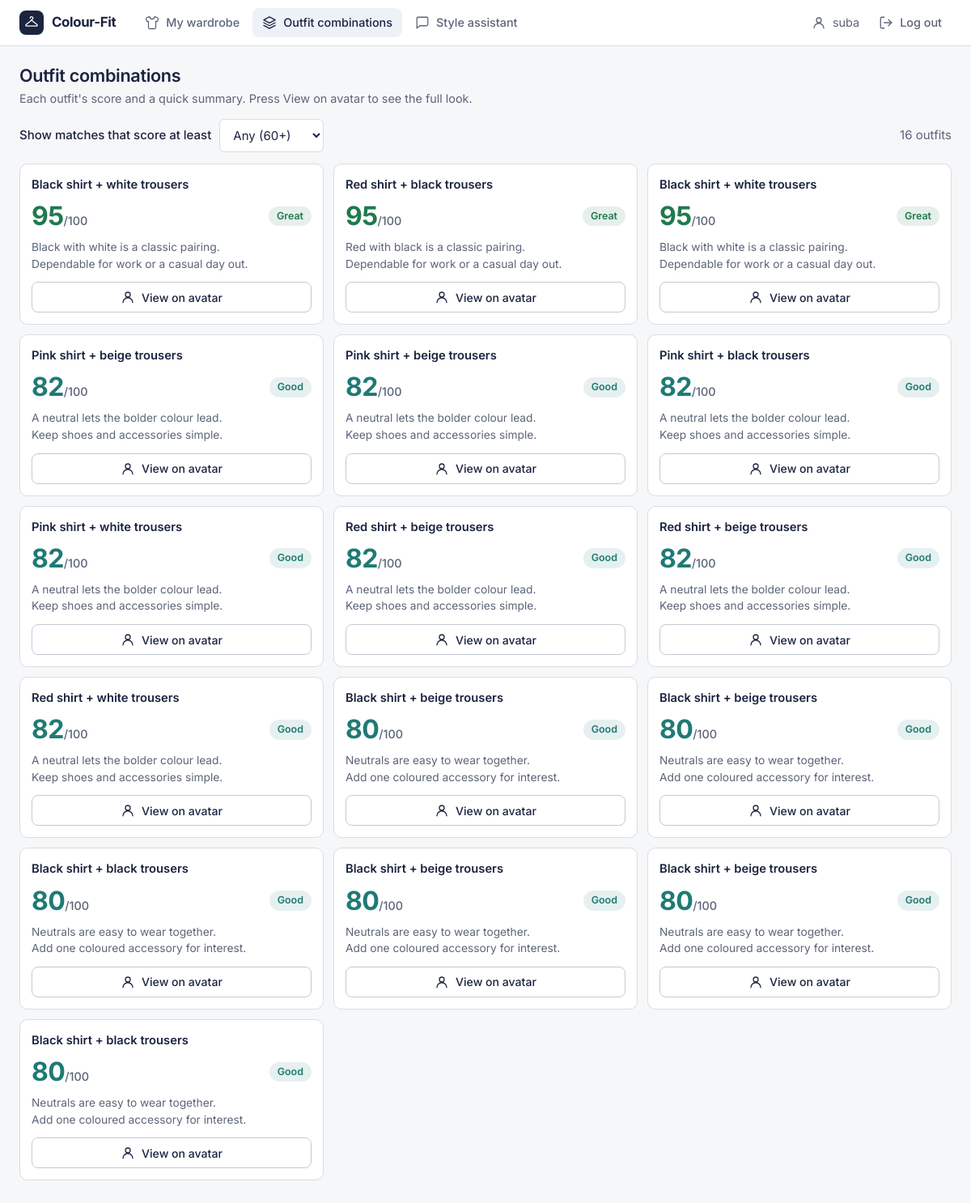
/combinations (signed in), run on the app's committed database.
### tables this page shows
CREATE TABLE clothes (
                   id INTEGER PRIMARY KEY AUTOINCREMENT,
                   user_id INTEGER NOT NULL REFERENCES users(id),
                   category TEXT NOT NULL,
                   colour TEXT NOT NULL,
                   style TEXT NOT NULL,
                   image TEXT
               );

### app.py (the view)
@app.route("/combinations")
@login_required
def combinations():
    db = get_db()
    uid = session["user_id"]
    shirts = db.execute(
        "SELECT * FROM clothes WHERE user_id = ? AND category = 'shirt'", (uid,)
    ).fetchall()
    trousers = db.execute(
        "SELECT * FROM clothes WHERE user_id = ? AND category = 'trousers'", (uid,)
    ).fetchall()
    shoes = db.execute(
        "SELECT * FROM clothes WHERE user_id = ? AND category = 'shoes'", (uid,)
    ).fetchall()
    return render_template(
        "combinations.html",
        outfits=find_combinations(shirts, trousers),
        shoes=shoes,
        colours=COLOURS,
    )

### app.py (called while the page is built)
def get_db():
    if "db" not in g:
        g.db = sqlite3.connect(DATABASE)
        g.db.row_factory = sqlite3.Row
    return g.db

def login_required(view):
    @wraps(view)
    def wrapped(*args, **kwargs):
        if "user_id" not in session:
            flash("Log in to see your wardrobe.", "error")
            return redirect(url_for("login"))
        return view(*args, **kwargs)
    return wrapped

### colour_rules.py (called while the page is built)
def find_combinations(shirts, trousers, min_score=60):
    results = []
    for s in shirts:
        for t in trousers:
            score, reason, tip = _match(s["colour"], t["colour"])
            if score >= min_score:
                results.append({"shirt": s, "trouser": t,
                                "score": score, "reason": reason, "tip": tip})
    return sorted(results, key=lambda r: r["score"], reverse=True)

### templates/combinations.html (shortened to what this page needs)
{% from "_icons.html" import icon %}
<!DOCTYPE html>
<html lang="en">
<head>
<link rel="stylesheet" href="{{ url_for('static', filename='site.css') }}">
</head>
<body>
{% set hex = {
  'black':'#1E1E1E','white':'#FFFFFF','grey':'#9AA1AE','charcoal':'#3A3D44',
  'beige':'#E9DFC9','cream':'#F4EBD0','navy':'#1B2440','denim':'#3F5F8A',
  'blue':'#2F6FD0','red':'#C62828','maroon':'#7A1F2B','burgundy':'#6D1A36',
  'orange':'#E8741C','mustard':'#D9A21B','yellow':'#F2D230','olive':'#6B7A3A',
  'green':'#2E8B4F','teal':'#1F7A74','purple':'#6F3FA0','pink':'#E58AB0'
} %}
{% set active = 'combinations' %}
{% include "_header.html" %}
<main>
  <h1>Outfit combinations</h1>
  <p class="sub">Each outfit's score and a quick summary. Press View on avatar to see the full look.</p>
  {% if outfits %}
    <div class="filter">
      <label for="min">Show matches that score at least</label>
      <select id="min">
        <option value="0">Any (60+)</option>
      </select>
      <span class="count" id="count" aria-live="polite"></span>
    </div>
    <ul class="grid" id="grid">
      {% for o in outfits %}
        {% set tone = 'great' if o.score >= 90 else ('good' if o.score >= 75 else 'okay') %}
        {% set sh = hex.get(o.shirt.colour|lower, '#DDDDDD') %}
        {% set tr = hex.get(o.trouser.colour|lower, '#DDDDDD') %}
        <li class="outfit tone-{{ tone }}" data-score="{{ o.score }}"
            data-shirt="{{ sh }}" data-trouser="{{ tr }}"
            data-shirt-img="{% if o.shirt.image %}{{ url_for('static', filename='uploads/' ~ o.shirt.image) }}{% endif %}"
            data-trouser-img="{% if o.trouser.image %}{{ url_for('static', filename='uploads/' ~ o.trouser.image) }}{% endif %}"
            data-shirt-name="{{ o.shirt.colour|title }} shirt"
            data-trouser-name="{{ o.trouser.colour|title }} trousers"
            data-reason="{{ o.reason }}" data-tip="{{ o.tip }}">
          <div class="names">{{ o.shirt.colour|title }} shirt + {{ o.trouser.colour|lower }} trousers</div>
          <div class="scorerow">
            <span class="score">{{ o.score }}<small>/100</small></span>
            <span class="verdict">{{ 'Great' if tone == 'great' else ('Good' if tone == 'good' else 'Okay') }}</span>
          </div>
          <p class="sum">
            <span class="ln" title="{{ o.reason }}">{{ o.reason }}</span>
            <span class="ln" title="{{ o.tip }}">{{ o.tip }}</span>
          </p>
          <button type="button" class="tryon">{{ icon('user', 18) }}View on avatar</button>
        </li>
      {% endfor %}
    </ul>
  {% else %}
    <div class="empty">
      <strong>No outfits to match yet</strong>
      Add at least one shirt and one pair of trousers to your wardrobe.
      <br><a href="{{ url_for('wardrobe') }}">Go to my wardrobe</a>
    </div>
  {% endif %}
</main>
</body>
</html>

### templates/_icons.html
{% macro icon(name, size=20) -%}
<svg class="ic" width="{{ size }}" height="{{ size }}" viewBox="0 0 24 24" fill="none" stroke="currentColor" stroke-width="1.7" stroke-linecap="round" stroke-linejoin="round" aria-hidden="true" focusable="false">
{%- if name == 'shirt' -%}
<path d="M20.4 3.5 16 2a4 4 0 0 1-8 0L3.6 3.5a2 2 0 0 0-1.3 2.2l.6 3.5a1 1 0 0 0 1 .8H6v10a2 2 0 0 0 2 2h8a2 2 0 0 0 2-2V10h2.1a1 1 0 0 0 1-.8l.6-3.5a2 2 0 0 0-1.3-2.2z"/>
{%- elif name == 'trousers' -%}
<path d="M6 3h12l1.5 18H14l-2-8.5L10 21H4.5L6 3z"/><path d="M6.2 7.5h11.6"/>
{%- elif name == 'shoes' or name == 'shoe' -%}
<path d="M3 18v-5.5l4.5-.8c1.2-.2 2.3-.9 3-1.9L12 7.5l2.5 1.8c.6.4 1.3.7 2 .8l3.2.6c.8.1 1.3.8 1.3 1.6V18a1 1 0 0 1-1 1H4a1 1 0 0 1-1-1z"/><path d="M3 15.5h18"/><path d="m10.5 11 1.4 1.4M13 9.8l1.4 1.4"/>
{%- elif name == 'hanger' -%}
<path d="M12 8V6.8a2.3 2.3 0 1 0-2.3-2.3"/><path d="M12 8 3.1 14.9A1.5 1.5 0 0 0 4 17.6h16a1.5 1.5 0 0 0 .9-2.7L12 8z"/>
{%- elif name == 'layers' -%}
<path d="m12 2.5 9.5 5L12 12.5l-9.5-5 9.5-5z"/><path d="m2.5 12 9.5 5 9.5-5"/><path d="m2.5 16.5 9.5 5 9.5-5"/>
{%- elif name == 'user' -%}
<circle cx="12" cy="8" r="4"/><path d="M4 21a8 8 0 0 1 16 0"/>
{%- elif name == 'logout' -%}
<path d="M9 21H5a2 2 0 0 1-2-2V5a2 2 0 0 1 2-2h4"/><path d="m16 17 5-5-5-5"/><path d="M21 12H9"/>
{%- elif name == 'plus' -%}
<path d="M12 5v14M5 12h14"/>
{%- elif name == 'trash' -%}
<path d="M3 6h18"/><path d="M8 6V4h8v2"/><path d="m19 6-1 14H6L5 6"/><path d="M10 11v5M14 11v5"/>
{%- elif name == 'eye' -%}
<path d="M2 12s3.5-7 10-7 10 7 10 7-3.5 7-10 7S2 12 2 12z"/><circle cx="12" cy="12" r="3"/>
{%- elif name == 'eye-off' -%}
<path d="M2 12s3.5-7 10-7c2 0 3.7.6 5.1 1.5M22 12s-3.5 7-10 7c-2 0-3.7-.6-5.1-1.5"/><path d="M3 3l18 18"/><path d="M9.9 9.9A3 3 0 0 0 14.1 14.1"/>
{%- elif name == 'grid' -%}
<rect x="3" y="3" width="7.5" height="7.5" rx="1.2"/><rect x="13.5" y="3" width="7.5" height="7.5" rx="1.2"/><rect x="3" y="13.5" width="7.5" height="7.5" rx="1.2"/><rect x="13.5" y="13.5" width="7.5" height="7.5" rx="1.2"/>
{%- elif name == 'x' -%}
<path d="M18 6 6 18M6 6l12 12"/>
{%- elif name == 'chat' -%}
<path d="M21 15a2 2 0 0 1-2 2H8l-5 4V5a2 2 0 0 1 2-2h14a2 2 0 0 1 2 2z"/>
{%- elif name == 'send' -%}
<path d="m22 2-7 20-4-9-9-4 20-7z"/><path d="M22 2 11 13"/>
{%- elif name == 'sparkles' -%}
<path d="M12 3l1.9 5.1L19 10l-5.1 1.9L12 17l-1.9-5.1L5 10l5.1-1.9L12 3z"/><path d="M19 16v4M17 18h4"/>
{%- endif -%}
</svg>
{%- endmacro %}

### templates/_header.html (shortened to what this page needs)
{% from "_icons.html" import icon %}
<header class="topbar">
  <div class="topbar-in">
    <a class="logo" href="{{ url_for('wardrobe') }}"><span class="logo-mark">{{ icon('hanger', 18) }}</span>Colour-Fit</a>
    <nav class="nav" aria-label="Main">
      <a href="{{ url_for('wardrobe') }}" {% if active == 'wardrobe' %}aria-current="page"{% endif %}>{{ icon('shirt', 18) }}<span class="lbl">My wardrobe</span></a>
      <a href="{{ url_for('combinations') }}" {% if active == 'combinations' %}aria-current="page"{% endif %}>{{ icon('layers', 18) }}<span class="lbl">Outfit combinations</span></a>
      <a href="{{ url_for('assistant') }}" {% if active == 'assistant' %}aria-current="page"{% endif %}>{{ icon('chat', 18) }}<span class="lbl">Style assistant</span></a>
    </nav>
    <span class="who">{{ icon('user', 18) }}<span class="lbl">{{ session.get('username') }}</span></span>
    <a class="logout" href="{{ url_for('logout') }}" title="Log out">{{ icon('logout', 18) }}<span class="lbl">Log out</span></a>
  </div>
</header>

### static/site.css (style rules this page uses)
:root { --bg: #F6F7F9; --surface: #FFFFFF; --ink: #111827; --muted: #6B7280; --line: #E5E7EB; --navy: #1B2440; --navy-hover: #26325A; --tint: #EEF1F8; --focus: #2563EB; --error: #B3261E; --success: #1F7A4D; --radius: 10px; }
* { box-sizing: border-box; }
html { -webkit-text-size-adjust: 100%; }
body { margin: 0; font-family: "Inter", system-ui, -apple-system, "Segoe UI", sans-serif; font-size: 15px; line-height: 1.5; color: var(--ink); background: var(--bg); }
h1, h2, h3 { margin: 0; font-weight: 600; letter-spacing: -.015em; }
.ic { flex: none; display: block; }
.topbar { background: var(--surface); border-bottom: 1px solid var(--line); }
.topbar-in { max-width: 1280px; margin: 0 auto; padding: 0 24px; height: 56px; display: flex; align-items: center; gap: 12px; }
.logo { display: inline-flex; align-items: center; gap: 10px; color: var(--ink); text-decoration: none; font-weight: 700; font-size: 1.05rem; letter-spacing: -.02em; margin-right: 12px; }
.logo-mark { width: 30px; height: 30px; border-radius: 8px; background: var(--navy); color: #fff; display: grid; place-items: center; }
.nav { display: flex; gap: 4px; }
.nav a, .logout { display: inline-flex; align-items: center; gap: 8px; padding: 7px 12px; border-radius: 8px; color: var(--muted); text-decoration: none; font-weight: 500; font-size: .9rem; }
.nav a[aria-current="page"] { background: var(--tint); color: var(--navy); }
.who { display: inline-flex; align-items: center; gap: 8px; color: var(--muted); font-size: .9rem; }
.logo, .nav a, .logout, .who { white-space: nowrap; }

### templates/combinations.html (style rules this page uses)
:root { --paper: #F6F7F9; --ink: #1B2440; --muted: #5B6478; --line: #D9DCE3; --navy: #1B2440; --mustard: #D9A21B; --teal: #1F7A74; --great: #1F7A4D; --good: #1F7A74; --okay: #B07A00; }
* { box-sizing: border-box; }
body { margin: 0; font-family: "Inter", system-ui, sans-serif; color: var(--ink); background: var(--paper); }
main { max-width: 1280px; margin: 0 auto; padding: 20px 24px 32px; }
h1 { font-size: 1.35rem; margin: 0 0 2px; }
.sub { color: var(--muted); margin: 0 0 14px; max-width: 70ch; font-size: .9rem; }
.filter { display: flex; align-items: center; gap: 10px; margin-bottom: 14px; flex-wrap: wrap; }
.filter label { font-weight: 500; }
select { font: inherit; padding: 9px 12px; border: 1.5px solid var(--line); border-radius: 6px; background: #fff; color: var(--ink); }
.count { color: var(--muted); margin-left: auto; }
.grid { list-style: none; margin: 0; padding: 0; display: grid; grid-template-columns: repeat(auto-fill, minmax(300px, 1fr)); gap: 12px; }
.outfit { background: #fff; border: 1px solid var(--line); border-radius: 10px; padding: 14px; display: flex; flex-direction: column; gap: 12px; }
.names { font-weight: 600; font-size: .92rem; }
.scorerow { display: flex; align-items: center; justify-content: space-between; gap: 8px; }
.score { font-weight: 700; font-size: 2rem; letter-spacing: -.02em; color: var(--tone); line-height: 1; }
.score small { font-size: .9rem; font-weight: 500; color: var(--muted); letter-spacing: 0; }
.verdict { font-size: .78rem; font-weight: 600; color: var(--tone); background: color-mix(in srgb, var(--tone) 11%, #fff); padding: 3px 10px; border-radius: 999px; }
.sum { margin: 0; color: var(--muted); font-size: .86rem; line-height: 1.5; }
.sum .ln { display: block; white-space: nowrap; overflow: hidden; text-overflow: ellipsis; }
.tone-great { --tone: var(--great); }
.tone-good { --tone: var(--good); }
.tryon { display: inline-flex; align-items: center; justify-content: center; gap: 8px; height: 38px; font: 500 .88rem "Inter", sans-serif; color: var(--navy); background: #fff; border: 1px solid #C4C9D4; border-radius: 8px; cursor: pointer; }

### data on the page
clothes: shirt.colour "Black" "Black" "Black" "Black"
clothes: trouser.colour "white" "white" "white" "white"
clothes: shirt.colour "Red" "Red" "Red" "Red"
clothes: trouser.colour "black" "black" "black" "black"
clothes: shirt.colour "Black" "Black" "Black" "Black"
clothes: shirt.colour "Pink" "Pink" "Pink" "Pink"
clothes: trouser.colour "beige" "beige" "beige" "beige"
clothes: trouser.colour "beige" "beige" "beige" "beige"

### other printed values
{{ session.get('username') }} "suba"
{{ o.score }} "95" "95" "95" "82" "82" "82" "82" "82" "82" "82" "80" "80" "80" "80" "80" "80"
{{ 'Great' if tone == 'great' else ('Good' if tone == 'good' else 'Okay') }} "Great" "Great" "Great" "Good" "Good" "Good" "Good" "Good" "Good" "Good" "Good" "Good" "Good" "Good" "Good" "Good"
{{ o.reason }} "Black with white is a classic pairing." "Red with black is a classic pairing." "Black with white is a classic pairing." "A neutral lets the bolder colour lead." "A neutral lets the bolder colour lead." "A neutral lets the bolder colour lead." "A neutral lets the bolder colour lead." "A neutral lets the bolder colour lead." "A neutral lets the bolder colour lead." "A neutral lets the bolder colour lead." "Neutrals are easy to wear together." "Neutrals are easy to wear together." "Neutrals are easy to wear together." "Neutrals are easy to wear together." "Neutrals are easy to wear together." "Neutrals are easy to wear together."
{{ o.tip }} "Dependable for work or a casual day out." "Dependable for work or a casual day out." "Dependable for work or a casual day out." "Keep shoes and accessories simple." "Keep shoes and accessories simple." "Keep shoes and accessories simple." "Keep shoes and accessories simple." "Keep shoes and accessories simple." "Keep shoes and accessories simple." "Keep shoes and accessories simple." "Add one coloured accessory for interest." "Add one coloured accessory for interest." "Add one coloured accessory for interest." "Add one coloured accessory for interest." "Add one coloured accessory for interest." "Add one coloured accessory for interest."
